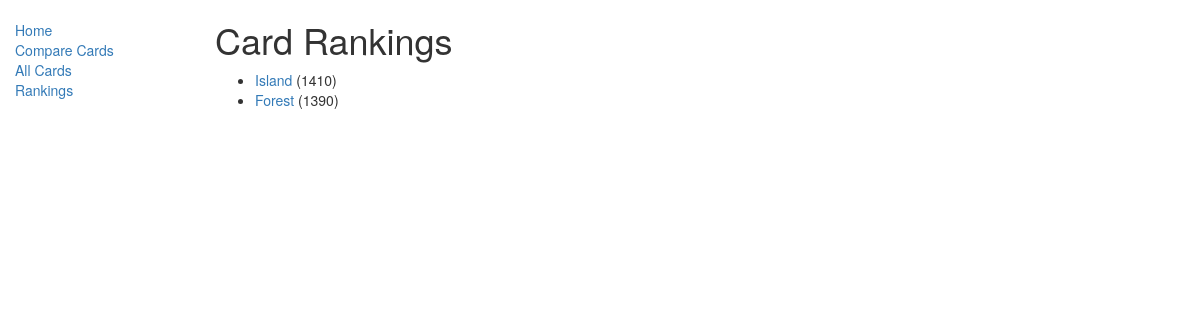
The app's page /mtg_compare/cardrankings/, older data.
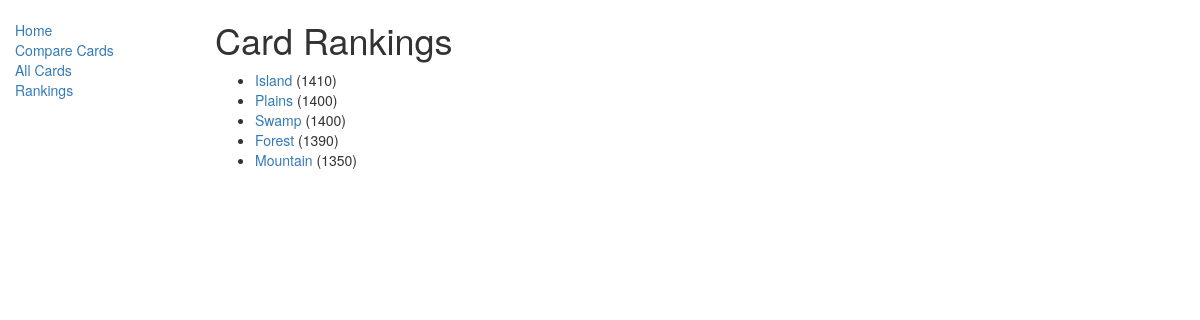
The same page, newer data.
### mtg_compare/models.py (models this page shows, shortened)
class CardRanking(models.Model):
    card = models.OneToOneField(Card, on_delete=models.CASCADE)
    elo = models.IntegerField(default=ELO_DEFAULT, help_text="Enter the starting Elo for this card")
    def get_absolute_url(self):
        return reverse('cardranking-detail', args=[str(self.id)])

class Card(models.Model):
    name = models.CharField(max_length=200, unique=True)
    cmc = models.IntegerField(default=0, help_text="Enter the converted mana cost of this card")
    cardType = models.ManyToManyField(CardType, help_text="Select a type for this card")
    cardColor = models.ManyToManyField(CardColor, help_text="Select a color for this card")
    cardSet = models.ManyToManyField(CardSet, help_text="Select a set this card is from")
    def __str__(self):
        return self.name
    def card_type_display(self):
        return ', '.join([ cardType.cardType for cardType in self.cardType.all()])
    card_type_display.short_description = 'Type'
    def card_color_display(self):
        return ', '.join([ cardColor.cardColor for cardColor in self.cardColor.all()])
    card_color_display.short_description = 'Color'

### mtg_compare/views.py (the view)
# urls.py: path('cardrankings/', views.CardRankingListView.as_view(), name='cardrankings'),
class CardRankingListView(generic.ListView):
    model = CardRanking
    paginate_by = 10
    ordering = ['-elo']

### mtg_compare/templates/mtg_compare/cardranking_list.html
{% extends "base_generic.html" %}
{% block content %}
    <h1>Card Rankings</h1>
    {% if cardranking_list %}
    <ul>
        {% for cardranking in cardranking_list %}
        <li>
            <a href="{{ cardranking.get_absolute_url }}">{{ cardranking.card }}</a> ({{ cardranking.elo }})
        </li>
        {% endfor %}
    </ul>
    {% else %}
        <p>There are no card rankings</p>
    {% endif %}
{% endblock %}

### mtg_compare/templates/base_generic.html (shortened to what this page needs)
<!DOCTYPE html>
<html lang="en">
<head>
    <link rel="stylesheet" href="https://maxcdn.bootstrapcdn.com/bootstrap/3.3.7/css/bootstrap.min.css">
    {% load static %}
    <link rel="stylesheet" href="{% static 'css/styles.css' %}">
</head>
<body>
    <div class="container-fluid">
        <div class="row">
            <div class="col-sm-2">
            {% block sidebar %}
            <ul class="sidebar-nav">
                <li><a href="{% url 'index' %}">Home</a></li>
                <li><a href="{% url 'comparecards' %}">Compare Cards</a></li>
                <li><a href="{% url 'allcards' %}">All Cards</a></li>
                <li><a href="{% url 'cardrankings' %}">Rankings</a></li>
            </ul>
            {% endblock %}
            </div>
            <div class="col-sm-10 ">
            {% block content %}{% endblock %}
            </div>
        </div>
    </div>
</body>
</html>

### mtg_compare/static/css/styles.css (style rules this page uses)
.sidebar-nav { margin-top: 20px; padding: 0; list-style: none; }

Row changes from the older to the newer data that the page shows:
added CardRanking: card "Plains", elo "1400"
added CardRanking: card "Swamp", elo "1400"
added CardRanking: card "Mountain", elo "1350"
